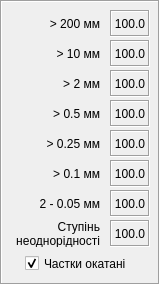
   <widget class="QFrame" name="frame_3">
    <property name="geometry">
     <rect>
      <x>720</x>
      <y>40</y>
      <width>160</width>
      <height>285</height>
     </rect>
    </property>
    <property name="frameShape">
     <enum>QFrame::Box</enum>
    </property>
    <property name="frameShadow">
     <enum>QFrame::Sunken</enum>
    </property>
    <widget class="QLabel" name="label_28">
     <property name="geometry">
      <rect>
       <x>0</x>
       <y>160</y>
       <width>100</width>
       <height>27</height>
      </rect>
     </property>
     <property name="text">
      <string>&gt; 0.1 мм</string>
     </property>
     <property name="alignment">
      <set>Qt::AlignRight|Qt::AlignTrailing|Qt::AlignVCenter</set>
     </property>
    </widget>
    <widget class="QLabel" name="label_31">
     <property name="geometry">
      <rect>
       <x>110</x>
       <y>70</y>
       <width>40</width>
       <height>27</height>
      </rect>
     </property>
     <property name="font">
      <font>
       <weight>50</weight>
       <bold>false</bold>
      </font>
     </property>
     <property name="frameShape">
      <enum>QFrame::Box</enum>
     </property>
     <property name="frameShadow">
      <enum>QFrame::Sunken</enum>
     </property>
     <property name="text">
      <string>100.0</string>
     </property>
     <property name="alignment">
      <set>Qt::AlignRight|Qt::AlignTrailing|Qt::AlignVCenter</set>
     </property>
     <property name="margin">
      <number>0</number>
     </property>
     <property name="indent">
      <number>-1</number>
     </property>
    </widget>
    <widget class="QLabel" name="label_26">
     <property name="geometry">
      <rect>
       <x>0</x>
       <y>100</y>
       <width>100</width>
       <height>27</height>
      </rect>
     </property>
     <property name="text">
      <string>&gt; 0.5 мм</string>
     </property>
     <property name="alignment">
      <set>Qt::AlignRight|Qt::AlignTrailing|Qt::AlignVCenter</set>
     </property>
    </widget>
    <widget class="QLabel" name="label_32">
     <property name="geometry">
      <rect>
       <x>110</x>
       <y>100</y>
       <width>40</width>
       <height>27</height>
      </rect>
     </property>
     <property name="font">
      <font>
       <weight>50</weight>
       <bold>false</bold>
      </font>
     </property>
     <property name="frameShape">
      <enum>QFrame::Box</enum>
     </property>
     <property name="frameShadow">
      <enum>QFrame::Sunken</enum>
     </property>
     <property name="text">
      <string>100.0</string>
     </property>
     <property name="alignment">
      <set>Qt::AlignRight|Qt::AlignTrailing|Qt::AlignVCenter</set>
     </property>
     <property name="margin">
      <number>0</number>
     </property>
     <property name="indent">
      <number>-1</number>
     </property>
    </widget>
    <widget class="QLabel" name="label_23">
     <property name="geometry">
      <rect>
       <x>0</x>
       <y>10</y>
       <width>100</width>
       <height>27</height>
      </rect>
     </property>
     <property name="text">
      <string>&gt; 200 мм</string>
     </property>
     <property name="alignment">
      <set>Qt::AlignRight|Qt::AlignTrailing|Qt::AlignVCenter</set>
     </property>
    </widget>
    <widget class="QLabel" name="label_29">
     <property name="geometry">
      <rect>
       <x>110</x>
       <y>10</y>
       <width>40</width>
       <height>27</height>
      </rect>
     </property>
     <property name="font">
      <font>
       <weight>50</weight>
       <bold>false</bold>
      </font>
     </property>
     <property name="frameShape">
      <enum>QFrame::Box</enum>
     </property>
     <property name="frameShadow">
      <enum>QFrame::Sunken</enum>
     </property>
     <property name="text">
      <string>100.0</string>
     </property>
     <property name="alignment">
      <set>Qt::AlignRight|Qt::AlignTrailing|Qt::AlignVCenter</set>
     </property>
     <property name="margin">
      <number>0</number>
     </property>
     <property name="indent">
      <number>-1</number>
     </property>
    </widget>
    <widget class="QLabel" name="label_30">
     <property name="geometry">
      <rect>
       <x>110</x>
       <y>40</y>
       <width>40</width>
       <height>27</height>
      </rect>
     </property>
     <property name="font">
      <font>
       <weight>50</weight>
       <bold>false</bold>
      </font>
     </property>
     <property name="frameShape">
      <enum>QFrame::Box</enum>
     </property>
     <property name="frameShadow">
      <enum>QFrame::Sunken</enum>
     </property>
     <property name="text">
      <string>100.0</string>
     </property>
     <property name="alignment">
      <set>Qt::AlignRight|Qt::AlignTrailing|Qt::AlignVCenter</set>
     </property>
     <property name="margin">
      <number>0</number>
     </property>
     <property name="indent">
      <number>-1</number>
     </property>
    </widget>
    <widget class="QLabel" name="label_34">
     <property name="geometry">
      <rect>
       <x>110</x>
       <y>160</y>
       <width>40</width>
       <height>27</height>
      </rect>
     </property>
     <property name="font">
      <font>
       <weight>50</weight>
       <bold>false</bold>
      </font>
     </property>
     <property name="frameShape">
      <enum>QFrame::Box</enum>
     </property>
     <property name="frameShadow">
      <enum>QFrame::Sunken</enum>
     </property>
     <property name="text">
      <string>100.0</string>
     </property>
     <property name="alignment">
      <set>Qt::AlignRight|Qt::AlignTrailing|Qt::AlignVCenter</set>
     </property>
     <property name="margin">
      <number>0</number>
     </property>
     <property name="indent">
      <number>-1</number>
     </property>
    </widget>
    <widget class="QLabel" name="label_24">
     <property name="geometry">
      <rect>
       <x>0</x>
       <y>40</y>
       <width>100</width>
       <height>27</height>
      </rect>
     </property>
     <property name="text">
      <string>&gt; 10 мм</string>
     </property>
     <property name="alignment">
      <set>Qt::AlignRight|Qt::AlignTrailing|Qt::AlignVCenter</set>
     </property>
    </widget>
    <widget class="QLabel" name="label_27">
     <property name="geometry">
      <rect>
       <x>0</x>
       <y>130</y>
       <width>100</width>
       <height>27</height>
      </rect>
     </property>
     <property name="text">
      <string>&gt; 0.25 мм</string>
     </property>
     <property name="alignment">
      <set>Qt::AlignRight|Qt::AlignTrailing|Qt::AlignVCenter</set>
     </property>
    </widget>
    <widget class="QLabel" name="label_33">
     <property name="geometry">
      <rect>
       <x>110</x>
       <y>130</y>
       <width>40</width>
       <height>27</height>
      </rect>
     </property>
     <property name="font">
      <font>
       <weight>50</weight>
       <bold>false</bold>
      </font>
     </property>
     <property name="frameShape">
      <enum>QFrame::Box</enum>
     </property>
     <property name="frameShadow">
      <enum>QFrame::Sunken</enum>
     </property>
     <property name="text">
      <string>100.0</string>
     </property>
     <property name="alignment">
      <set>Qt::AlignRight|Qt::AlignTrailing|Qt::AlignVCenter</set>
     </property>
     <property name="margin">
      <number>0</number>
     </property>
     <property name="indent">
      <number>-1</number>
     </property>
    </widget>
    <widget class="QLabel" name="label_25">
     <property name="geometry">
      <rect>
       <x>0</x>
       <y>70</y>
       <width>100</width>
       <height>27</height>
      </rect>
     </property>
     <property name="text">
      <string>&gt; 2 мм</string>
     </property>
     <property name="alignment">
      <set>Qt::AlignRight|Qt::AlignTrailing|Qt::AlignVCenter</set>
     </property>
    </widget>
    <widget class="QLabel" name="label_36">
     <property name="geometry">
      <rect>
       <x>0</x>
       <y>220</y>
       <width>100</width>
       <height>27</height>
      </rect>
     </property>
     <property name="text">
      <string>Ступiнь неоднорiдностi</string>
     </property>
     <property name="alignment">
      <set>Qt::AlignRight|Qt::AlignTrailing|Qt::AlignVCenter</set>
     </property>
     <property name="wordWrap">
      <bool>true</bool>
     </property>
    </widget>
    <widget class="QLabel" name="label_37">
     <property name="geometry">
      <rect>
       <x>110</x>
       <y>220</y>
       <width>40</width>
       <height>27</height>
      </rect>
     </property>
     <property name="font">
      <font>
       <weight>50</weight>
       <bold>false</bold>
      </font>
     </property>
     <property name="frameShape">
      <enum>QFrame::Box</enum>
     </property>
     <property name="frameShadow">
      <enum>QFrame::Sunken</enum>
     </property>
     <property name="text">
      <string>100.0</string>
     </property>
     <property name="alignment">
      <set>Qt::AlignRight|Qt::AlignTrailing|Qt::AlignVCenter</set>
     </property>
     <property name="margin">
      <number>0</number>
     </property>
     <property name="indent">
      <number>-1</number>
     </property>
    </widget>
    <widget class="QLabel" name="label_38">
     <property name="geometry">
      <rect>
       <x>110</x>
       <y>190</y>
       <width>40</width>
       <height>27</height>
      </rect>
     </property>
     <property name="font">
      <font>
       <weight>50</weight>
       <bold>false</bold>
      </font>
     </property>
     <property name="frameShape">
      <enum>QFrame::Box</enum>
     </property>
     <property name="frameShadow">
      <enum>QFrame::Sunken</enum>
     </property>
     <property name="text">
      <string>100.0</string>
     </property>
     <property name="alignment">
      <set>Qt::AlignRight|Qt::AlignTrailing|Qt::AlignVCenter</set>
     </property>
     <property name="margin">
      <number>0</number>
     </property>
     <property name="indent">
      <number>-1</number>
     </property>
    </widget>
    <widget class="QLabel" name="label_39">
     <property name="geometry">
      <rect>
       <x>0</x>
       <y>190</y>
       <width>100</width>
       <height>27</height>
      </rect>
     </property>
     <property name="text">
      <string>2 - 0.05 мм</string>
     </property>
     <property name="alignment">
      <set>Qt::AlignRight|Qt::AlignTrailing|Qt::AlignVCenter</set>
     </property>
    </widget>
    <widget class="QCheckBox" name="checkBox">
     <property name="geometry">
      <rect>
       <x>25</x>
       <y>250</y>
       <width>121</width>
       <height>27</height>
      </rect>
     </property>
     <property name="text">
      <string>Частки окатані</string>
     </property>
     <property name="checked">
      <bool>true</bool>
     </property>
    </widget>
   </widget>
